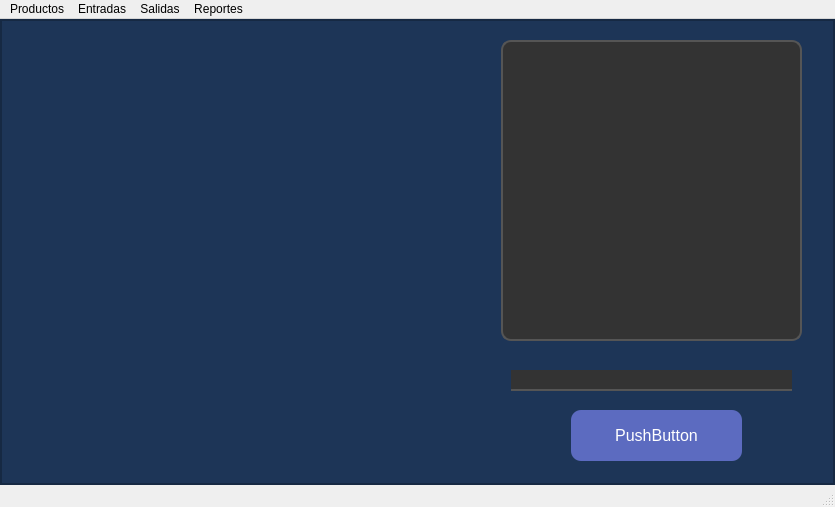
<?xml version="1.0" encoding="UTF-8"?>
<ui version="4.0">
 <class>MainWindow</class>
 <widget class="QMainWindow" name="MainWindow">
  <property name="geometry">
   <rect>
    <x>0</x>
    <y>0</y>
    <width>835</width>
    <height>507</height>
   </rect>
  </property>
  <property name="windowTitle">
   <string>MainWindow</string>
  </property>
  <widget class="QWidget" name="centralwidget">
   <layout class="QVBoxLayout" name="verticalLayout">
    <property name="spacing">
     <number>0</number>
    </property>
    <property name="leftMargin">
     <number>0</number>
    </property>
    <property name="topMargin">
     <number>0</number>
    </property>
    <property name="rightMargin">
     <number>0</number>
    </property>
    <property name="bottomMargin">
     <number>0</number>
    </property>
    <item>
     <widget class="QFrame" name="background_frame">
      <property name="styleSheet">
       <string notr="true">background-color: rgb(29, 53, 87);</string>
      </property>
      <property name="frameShape">
       <enum>QFrame::StyledPanel</enum>
      </property>
      <property name="frameShadow">
       <enum>QFrame::Raised</enum>
      </property>
      <layout class="QVBoxLayout" name="verticalLayout_2">
       <property name="spacing">
        <number>0</number>
       </property>
       <property name="leftMargin">
        <number>0</number>
       </property>
       <property name="topMargin">
        <number>0</number>
       </property>
       <property name="rightMargin">
        <number>0</number>
       </property>
       <property name="bottomMargin">
        <number>0</number>
       </property>
       <item>
        <widget class="QFrame" name="content_frame">
         <property name="frameShape">
          <enum>QFrame::StyledPanel</enum>
         </property>
         <property name="frameShadow">
          <enum>QFrame::Raised</enum>
         </property>
         <widget class="QPlainTextEdit" name="chathistory">
          <property name="geometry">
           <rect>
            <x>500</x>
            <y>20</y>
            <width>301</width>
            <height>301</height>
           </rect>
          </property>
          <property name="styleSheet">
           <string notr="true">QPlainTextEdit {
        background-color: #333;
        color: #fff;
        border: 2px solid #555;
        border-radius: 10px;
        font-size: 16px;
    }</string>
          </property>
         </widget>
         <widget class="QLineEdit" name="userinput">
          <property name="geometry">
           <rect>
            <x>510</x>
            <y>350</y>
            <width>281</width>
            <height>21</height>
           </rect>
          </property>
          <property name="styleSheet">
           <string notr="true">QLineEdit {
        background-color: #333;
        color: #fff;
        border: none;
        border-bottom: 2px solid #555;
        font-size: 16px;
    }</string>
          </property>
         </widget>
         <widget class="QPushButton" name="chatbutton">
          <property name="geometry">
           <rect>
            <x>570</x>
            <y>390</y>
            <width>171</width>
            <height>51</height>
           </rect>
          </property>
          <property name="styleSheet">
           <string notr="true">QPushButton {
        background-color: #5c6bc0;
        color: #fff;
        border: none;
        border-radius: 10px;
        padding: 5px 10px;
        font-size: 16px;
    }

    QPushButton:hover {
        background-color: #7986cb;
    }

    QPushButton:pressed {
        background-color: #3f51b5;
    }</string>
          </property>
          <property name="text">
           <string>PushButton</string>
          </property>
         </widget>
        </widget>
       </item>
      </layout>
     </widget>
    </item>
   </layout>
  </widget>
  <widget class="QMenuBar" name="menubar">
   <property name="geometry">
    <rect>
     <x>0</x>
     <y>0</y>
     <width>835</width>
     <height>22</height>
    </rect>
   </property>
   <widget class="QMenu" name="menuProductos">
    <property name="title">
     <string>Productos</string>
    </property>
    <addaction name="action_nuevoproducto"/>
    <addaction name="action_catalago"/>
   </widget>
   <widget class="QMenu" name="menuEntradas">
    <property name="title">
     <string>Entradas</string>
    </property>
    <addaction name="action_entry"/>
   </widget>
   <widget class="QMenu" name="menuSalidas">
    <property name="title">
     <string>Salidas</string>
    </property>
    <addaction name="action_exit"/>
   </widget>
   <widget class="QMenu" name="menuReportes">
    <property name="title">
     <string>Reportes</string>
    </property>
    <addaction name="action_report_entradas"/>
    <addaction name="action_report_salidas"/>
    <addaction name="action_report_kardex"/>
   </widget>
   <addaction name="menuProductos"/>
   <addaction name="menuEntradas"/>
   <addaction name="menuSalidas"/>
   <addaction name="menuReportes"/>
  </widget>
  <widget class="QStatusBar" name="statusbar"/>
  <action name="action_nuevoproducto">
   <property name="text">
    <string>Nuevo</string>
   </property>
  </action>
  <action name="action_catalago">
   <property name="text">
    <string>Catalogo</string>
   </property>
  </action>
  <action name="action_entry">
   <property name="text">
    <string>Nueva</string>
   </property>
  </action>
  <action name="action_exit">
   <property name="text">
    <string>Nueva</string>
   </property>
  </action>
  <action name="action_report_entradas">
   <property name="text">
    <string>Entradas</string>
   </property>
  </action>
  <action name="action_report_salidas">
   <property name="text">
    <string>Salidas</string>
   </property>
  </action>
  <action name="action_report_kardex">
   <property name="text">
    <string>Kardex</string>
   </property>
  </action>
 </widget>
 <resources/>
 <connections/>
</ui>
